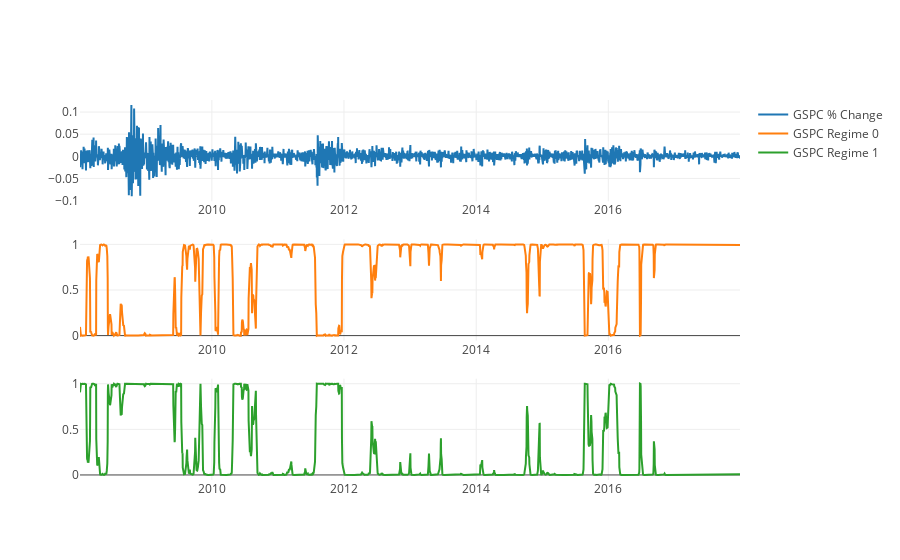

The code cell stored with this chart in its notebook:
### Markdown cell above
### MSDR on just GSPC Returns

### Code cell
msdr_model_gspc = sm.tsa.MarkovRegression(gspc_pct['close'], k_regimes=nRegimes,
    trend='c', switching_variance=True)

msdr_model_gspc_results = msdr_model_gspc.fit(iter=nIter)

#print model training summary
# print(msdr_model_results.summary())

marg_probs_msdr_gspc = [msdr_model_gspc_results.smoothed_marginal_probabilities[i] for i in range(nRegimes)]

fig = make_subplots(rows=nRegimes+1, cols = 1)
fig.update_layout(template = style)
fig.add_trace(
        go.Scatter(y = gspc_pct["close"], x = gspc_pct.index, name = "GSPC % Change"),
        row = 1, col = 1
    )

for i in range(nRegimes):
    fig.add_trace(
        go.Scatter(y = marg_probs_msdr_gspc[i], x = gspc_pct.index, name = "GSPC Regime "+str(i)), 
        row=i+2, col=1,
    )

fig.show()

### Figure 1 — Plotly figure (JSON) as saved in the notebook; plotly's stock layout.template omitted (floating-point values rounded to 4 significant figures; data arrays with more than 128 entries replaced by an {"elided": "..."} marker saying what was removed)
{"data": [{"name": "GSPC % Change", "type": "scatter", "x": {"elided": "2517 str values"}, "xaxis": "x", "y": {"elided": "2517 float values"}, "yaxis": "y"}, {"name": "GSPC Regime 0", "type": "scatter", "x": {"elided": "2517 str values"}, "xaxis": "x2", "y": {"elided": "2517 float values"}, "yaxis": "y2"}, {"name": "GSPC Regime 1", "type": "scatter", "x": {"elided": "2517 str values"}, "xaxis": "x3", "y": {"elided": "2517 float values"}, "yaxis": "y3"}], "layout": {"xaxis": {"anchor": "y", "domain": [0, 1]}, "xaxis2": {"anchor": "y2", "domain": [0, 1]}, "xaxis3": {"anchor": "y3", "domain": [0, 1]}, "yaxis": {"anchor": "x", "domain": [0.7333, 1]}, "yaxis2": {"anchor": "x2", "domain": [0.3667, 0.6333]}, "yaxis3": {"anchor": "x3", "domain": [0, 0.2667]}}}
